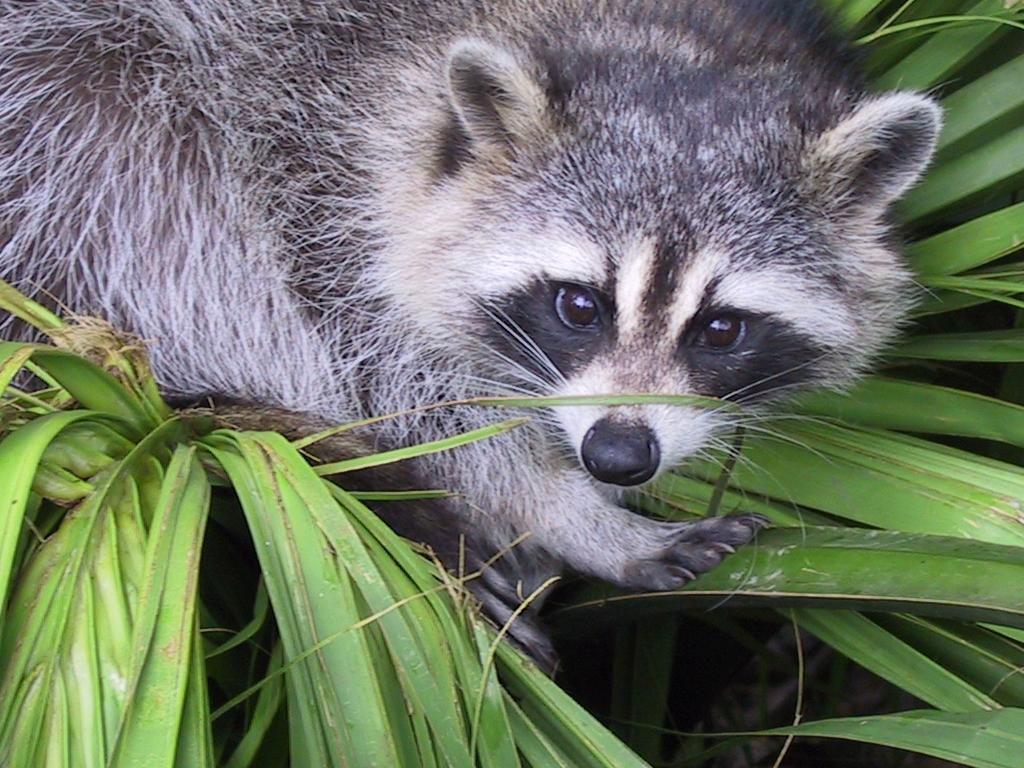
#> input picture 1-Array/ex04/animal.jpeg, 1024 x 768 px
$ python rotate.py
#> lines starting #> are read from the running program, lines starting #| are printed output that depends on the picture
### 1-Array/ex05/load_image.py
#import matplotlib.pyplot as plt
import matplotlib.image as mpimg
import numpy as np
import os


def ft_load(path: str) -> np.ndarray:
    """
    Loads an image from the specified path and returns its pixel content as a NumPy array.
    Prints the image format and its dimensions. Handles JPG and JPEG formats.

    Parameters:
    path (str): Path to the image file.

    Returns:
    np.ndarray: NumPy array containing the pixel data of the image.
    """
    # Check if file exists
    if not os.path.exists(path):
        print(f"Error: The file '{path}' does not exist.")
        return np.array([])  # Return an empty array to indicate failure

    # Try to load the image
    try:
        img = mpimg.imread(path)
    except Exception as e:
        print(f"Error: Unable to load the image. {e}")
        return np.array([])  # Return an empty array to indicate failure

    # Check if the image format is supported
    if not path.lower().endswith(('.jpg', '.jpeg')):
        print(f"Error: Unsupported file format. Please use JPG or JPEG images.")
        return np.array([])  # Return an empty array to indicate failure

    # Print image format and dimensions
    print(f"Image format: {path.split('.')[-1].upper()}")
    print(f"Image dimensions: {img.shape}")

    # If the image is grayscale, convert it to RGB
    #if len(img.shape) == 2:  # Grayscale image
    #    img = np.stack((img,) * 3, axis=-1)  # Convert to RGB by stacking
    #elif img.shape[2] == 4:  # Image with alpha channel
    #    img = img[:, :, :3]  # Discard the alpha channel

    # Display the image using matplotlib
    #plt.imshow(img)
    #plt.axis('off')  # Hide axes
    #plt.show()

    return img

### 1-Array/ex04/rotate.py
from load_image import ft_load
import matplotlib.pyplot as plt
import numpy as np

def rgb_to_grayscale(rgb_image: np.ndarray) -> np.ndarray:
    """
    Converts an RGB image to grayscale.

    Parameters:
    rgb_image (np.ndarray): Input RGB image.

    Returns:
    np.ndarray: Grayscale image.
    """
    grayscale_image = np.dot(rgb_image[...,:3], [0.2989, 0.5870, 0.1140]).astype(np.uint8)
    return np.stack([grayscale_image], axis=-1)

def transpose_image(grayscale_zoomed_image: np.ndarray) -> np.ndarray:
    """
    Transposes the given grayscale image.

    Parameters:
    grayscale_zoomed_image (np.ndarray): Input grayscale image.

    Returns:
    np.ndarray: Transposed grayscale image.
    """
    height, width, channels = grayscale_zoomed_image.shape
    transposed_image = np.zeros((width, height, channels), dtype=grayscale_zoomed_image.dtype)

    for i in range(height):
        for j in range(width):
            for k in range(channels):
                transposed_image[j, i, k] = grayscale_zoomed_image[i, j, k]

    return transposed_image

def main():
    image_path = 'animal.jpeg'

    # Load the image
    image = ft_load(image_path)
#> in ft_load, img is the input picture: shape (768, 1024, 3); mean R, G, B 110.7, 117.7, 102.1
#| Image dimensions: (768, 1024, 3)

    # Check if the image was successfully loaded
    if image.size == 0:
        return

    # Print image information
 #   print(f"The shape of image is: {image.shape}")
 #   print(image)

    # Perform zoom by slicing
    zoomed_image = image[100:500, 440:840]
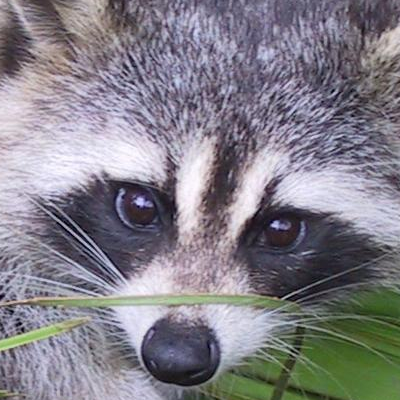
#> zoomed_image: shape (400, 400, 3); mean R, G, B 130.7, 127.6, 136.2
    grayscale_zoomed_image = rgb_to_grayscale(zoomed_image)
#> in rgb_to_grayscale, `grayscale_image = np.dot(rgb_image[...,:3], [0.2989, 0.5870, 0.1140])...`:
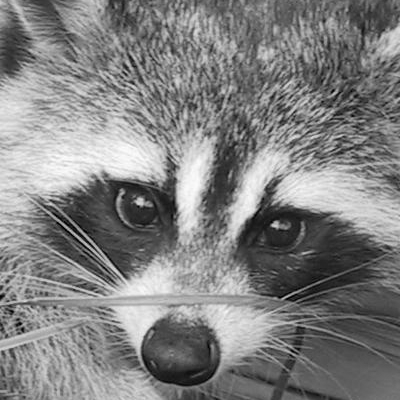
#> grayscale_image: shape (400, 400); min 0, max 253, mean 129
    print(f"The shape of image is: {grayscale_zoomed_image.shape} or ({grayscale_zoomed_image.shape[0]}, {grayscale_zoomed_image.shape[1]})")
#| The shape of image is: (400, 400, 1) or (400, 400)
    print(grayscale_zoomed_image)
#> (printed output is left out)

    # Transpose the grayscale zoomed image
    transposed_image = transpose_image(grayscale_zoomed_image)
#> after the loop in transpose_image, `for i in range(height):`:
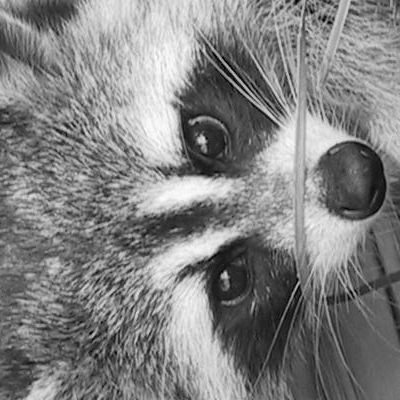
#> transposed_image: shape (400, 400, 1); min 0, max 253, mean 129
    print(f"New shape after transposing: {transposed_image.shape} or ({transposed_image.shape[0]}, {transposed_image.shape[1]})")
#| New shape after transposing: (400, 400, 1) or (400, 400)
    print(transposed_image)
#> (printed output is left out)

    # Display the zoomed grayed and transposed image
    plt.figure()
    plt.title('Zoomed and Transposed Image')
    plt.imshow(transposed_image, cmap="gray")
    plt.xlabel('X axis')
    plt.ylabel('Y axis')
    plt.colorbar()

    plt.show()
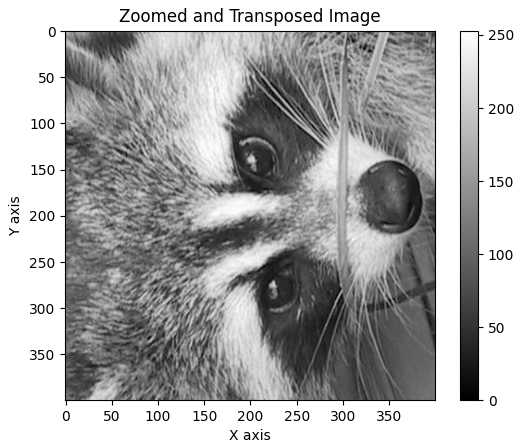
#> figure drawn by matplotlib, 2 panels

if __name__ == "__main__":
    main()
